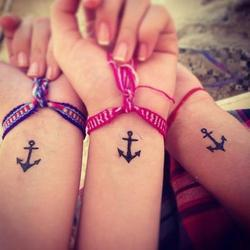
#> input picture chapter6/anchors/bane.jpg, 250 x 250 px
$ python generate_descriptors.py anchors
#> lines starting #> are read from the running program, lines starting #| are printed output that depends on the picture
import cv2
import numpy as np
from os import walk
from os.path import join
import sys


def save_descriptor(folder, image_path, feature_detector):
#> called with folder = 'anchors', image_path = 'bane.jpg'
    img = cv2.imread(join(folder, image_path), 0)
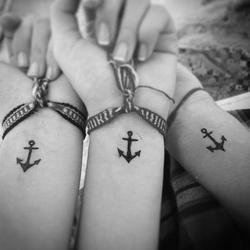
#> img: shape (250, 250); min 3, max 246, mean 135.7
    keypoints, descriptors = feature_detector.detectAndCompute(img, None)
#> keypoints = 369 keypoints; strongest (x, y, size): (87, 129, 2), (3, 137, 1.9), (4, 134, 2.4), (129, 157, 5.6)
    descriptor_file = image_path.replace('jpg', 'npy')
    np.save(join(folder, descriptor_file), descriptors)


def create_descriptors(folder):
    files = []
    for (dirpath, dirnames, filenames) in walk(folder):
        files.extend(filenames)

    for f in files:
        save_descriptor(folder, f, cv2.xfeatures2d.SIFT_create())
#> pass 2 of the loop in create_descriptors, `for f in files:`:
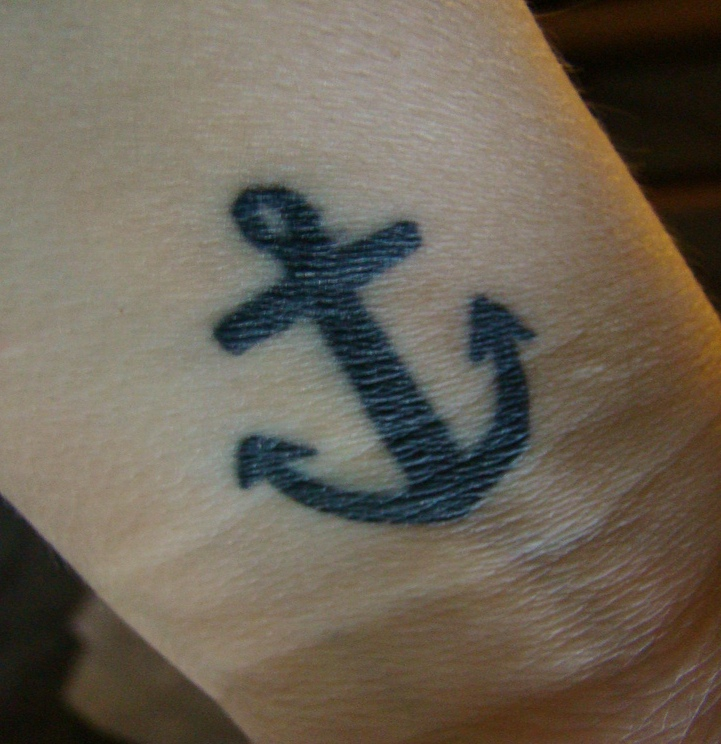
#> input picture chapter6/anchors/dr-hurt.jpg, 721 x 744 px
#> in save_descriptor (call 2), `img = cv2.imread(join(folder, image_path), 0)`:
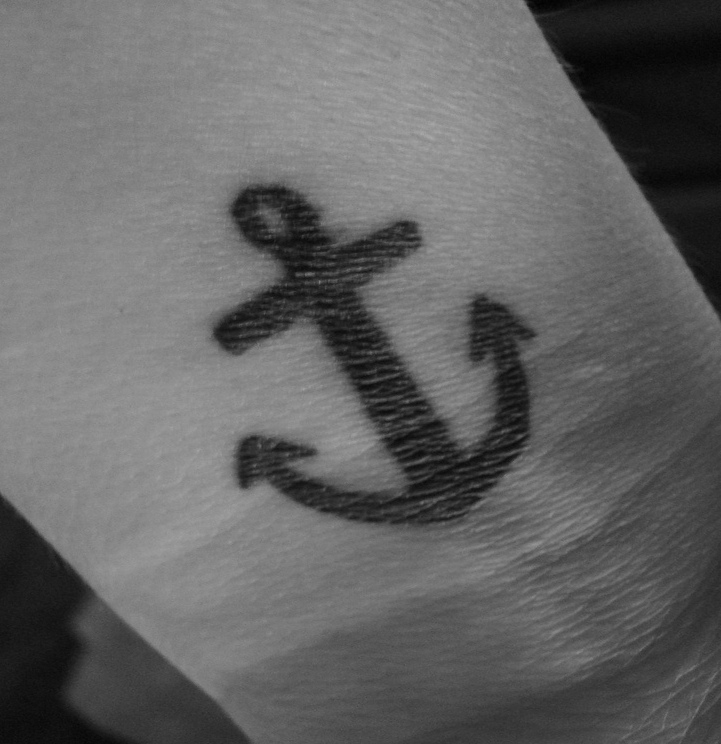
#> img: shape (744, 721); min 2, max 171, mean 100.5
#> keypoints = 526 keypoints; strongest (x, y, size): (236, 330, 31.9), (307, 266, 100.7), (493, 329, 42.7), (398, 238, 29.6)


dir = sys.argv[1]

create_descriptors(dir)
